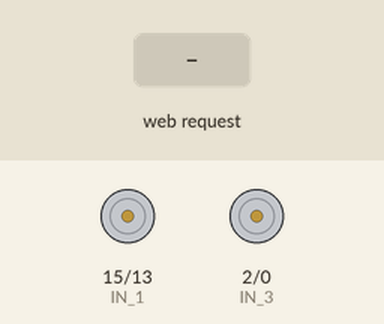
Bench run of a sketch on a simulated ESP8266 (NodeMCU). On the bench: motor-driver pin pairs drawn as motors (green arrow = first pin HIGH = forward, orange = second pin HIGH = backward, longer = more drive, scaled by the enable pin). Inputs (shaded band) come from the test bench. WiFi joins after 1.5 s; servers stay silent unless stated; what the sketch prints to the serial monitor is not drawn.

Above: at 4.2 s.
4.3 s: HTTP request GET /up received
At 5.1 s:
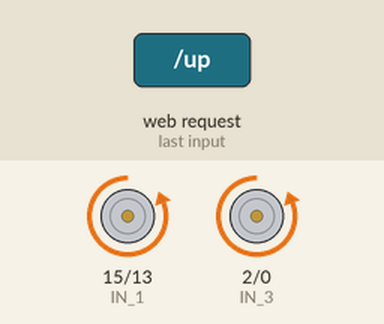
5.8 s: HTTP request GET /down received
At 6.2 s:
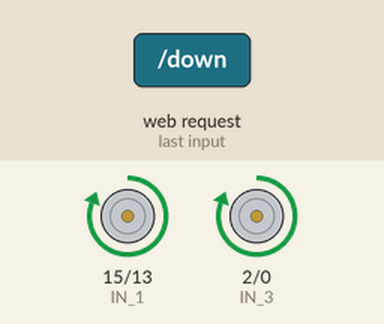
7.3 s: HTTP request GET /left received
At 8.5 s:
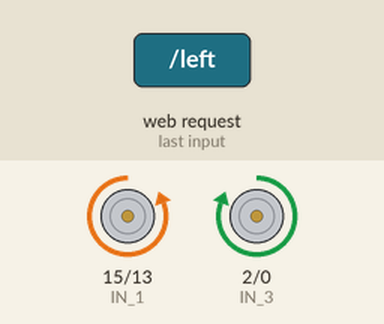
8.8 s: HTTP request GET /right received
At 9.7 s:
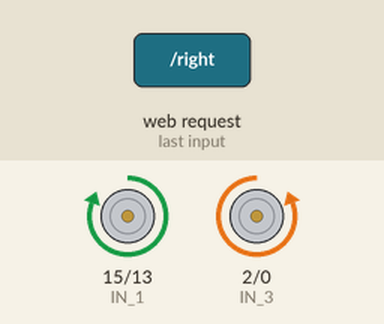
10.3 s: HTTP request GET /topleft received
At 10.8 s:
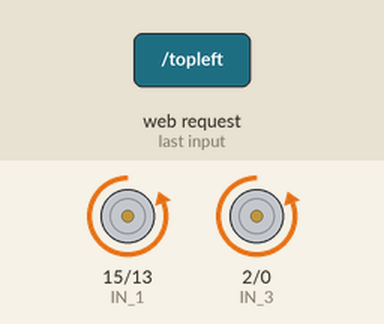
11.8 s: HTTP request GET /botleft received
At 13.2 s:
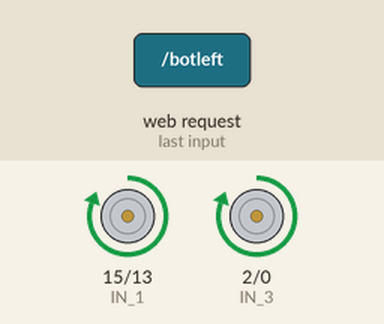
Timing chart, 0 to 14.3 s (numbered marks = the images above; inputs shaded):
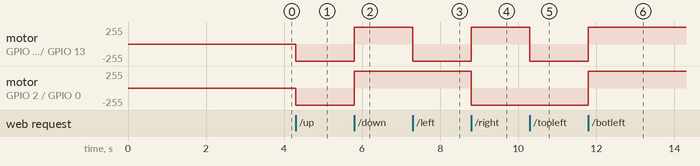

The sketch:

main.ino
```cpp
#define ENA   14          // Enable/speed motors Right        GPIO14(D5)
#define ENB   12          // Enable/speed motors Left         GPIO12(D6)
#define IN_1  15          // L298N in1 motors Rightx          GPIO15(D8)
#define IN_2  13          // L298N in2 motors Right           GPIO13(D7)
#define IN_3  2           // L298N in3 motors Left            GPIO2(D4)
#define IN_4  0           // L298N in4 motors Left            GPIO0(D3)

#include <ESP8266WiFi.h>
#include <WiFiClient.h>
#include <ESP8266WebServer.h>

/* data received from application */
String  data = "";

int speedCar = 800;         // 400 - 1023.
int speed_Coeff = 3;

/* define port */
WiFiClient client;
WiFiServer server(80);

/* WIFI settings */
const char* ssid = "Zonu";
const char* password = "12345678";

void setup() {
 Serial.begin(115200);

 pinMode(ENA, OUTPUT);
 pinMode(ENB, OUTPUT);
 pinMode(IN_1, OUTPUT);
 pinMode(IN_2, OUTPUT);
 pinMode(IN_3, OUTPUT);
 pinMode(IN_4, OUTPUT);

//connect to your local wi-fi network
  WiFi.begin(ssid, password);

  // Attempt to connect to WiFi network:
  while (WiFi.status() != WL_CONNECTED)
  {
    Serial.print(".");
    // Connect to WPA/WPA2 network. Change this line if using open or WEP  network:
    // Wait 3 seconds for connection:
    delay(3000);
  }

  Serial.println("");
  Serial.println("WiFi connected");
  Serial.println("IP address: ");
  Serial.println(WiFi.localIP());   //You can get IP address assigned to ESP

  /* start server communication */
  server.begin();
}

void goAhead(){

      digitalWrite(IN_1, LOW);
      digitalWrite(IN_2, HIGH);
      analogWrite(ENA, speedCar);

      digitalWrite(IN_3, LOW);
      digitalWrite(IN_4, HIGH);
      analogWrite(ENB, speedCar);
  }

void goBack(){

      digitalWrite(IN_1, HIGH);
      digitalWrite(IN_2, LOW);
      analogWrite(ENA, speedCar);

      digitalWrite(IN_3, HIGH);
      digitalWrite(IN_4, LOW);
      analogWrite(ENB, speedCar);
  }

void goRight(){

      digitalWrite(IN_1, HIGH);
      digitalWrite(IN_2, LOW);
      analogWrite(ENA, speedCar);

      digitalWrite(IN_3, LOW);
      digitalWrite(IN_4, HIGH);
      analogWrite(ENB, speedCar);
  }

void goLeft(){

      digitalWrite(IN_1, LOW);
      digitalWrite(IN_2, HIGH);
      analogWrite(ENA, speedCar);

      digitalWrite(IN_3, HIGH);
      digitalWrite(IN_4, LOW);
      analogWrite(ENB, speedCar);
  }

void goAheadRight(){

      digitalWrite(IN_1, LOW);
      digitalWrite(IN_2, HIGH);
      analogWrite(ENA, speedCar/speed_Coeff);

      digitalWrite(IN_3, LOW);
      digitalWrite(IN_4, HIGH);
      analogWrite(ENB, speedCar);
   }

void goAheadLeft(){

      digitalWrite(IN_1, LOW);
      digitalWrite(IN_2, HIGH);
      analogWrite(ENA, speedCar);

      digitalWrite(IN_3, LOW);
      digitalWrite(IN_4, HIGH);
      analogWrite(ENB, speedCar/speed_Coeff);
  }

void goBackRight(){

      digitalWrite(IN_1, HIGH);
      digitalWrite(IN_2, LOW);
      analogWrite(ENA, speedCar/speed_Coeff);

      digitalWrite(IN_3, HIGH);
      digitalWrite(IN_4, LOW);
      analogWrite(ENB, speedCar);
  }

void goBackLeft(){

      digitalWrite(IN_1, HIGH);
      digitalWrite(IN_2, LOW);
      analogWrite(ENA, speedCar);

      digitalWrite(IN_3, HIGH);
      digitalWrite(IN_4, LOW);
      analogWrite(ENB, speedCar/speed_Coeff);
  }

void stopRobot(){

      digitalWrite(IN_1, LOW);
      digitalWrite(IN_2, LOW);
      analogWrite(ENA, speedCar);

      digitalWrite(IN_3, LOW);
      digitalWrite(IN_4, LOW);
      analogWrite(ENB, speedCar);
 }

 void loop()
{
  /* If the server available, run the "checkClient" function */
  client = server.available();
  if (!client) return;
  data = checkClient();

  /************************ Run function according to incoming data from application *************************/

  if (data == "up") goAhead();
  else if (data == "down") goBack();
  else if (data == "left") goLeft();
  else if (data == "right") goRight();
  else if (data == "topleft") goAheadLeft();
  else if (data == "topright") goAheadRight();
  else if (data == "botleft") goBackLeft();
  else if (data == "botright") goBackRight();
  else if (data == "stop") stopRobot();
}

String checkClient (void)
{
  while (!client.available()) delay(1);
  String request = client.readStringUntil('\r');
  request.remove(0, 5);
  request.remove(request.length() - 9, 9);
  return request;
}
```

Measured:
- after the input at 4.3 s, motor on GPIO 15 (IN_1) / GPIO 13 (IN_2), motor on GPIO 2 (IN_3) / GPIO 0 (IN_4): stopped → backward 255/255 at once
- after the input at 5.8 s, motor on GPIO 15 (IN_1) / GPIO 13 (IN_2), motor on GPIO 2 (IN_3) / GPIO 0 (IN_4): backward 255/255 → forward 255/255 at once
- after the input at 7.3 s, motor on GPIO 15 (IN_1) / GPIO 13 (IN_2): forward 255/255 → backward 255/255 at once
- after the input at 8.8 s, motor on GPIO 15 (IN_1) / GPIO 13 (IN_2): backward 255/255 → forward 255/255 at once; motor on GPIO 2 (IN_3) / GPIO 0 (IN_4): forward 255/255 → backward 255/255 at once
- after the input at 10.3 s, motor on GPIO 15 (IN_1) / GPIO 13 (IN_2): forward 255/255 → backward 255/255 at once
- after the input at 11.8 s, motor on GPIO 15 (IN_1) / GPIO 13 (IN_2), motor on GPIO 2 (IN_3) / GPIO 0 (IN_4): backward 255/255 → forward 255/255 at once
